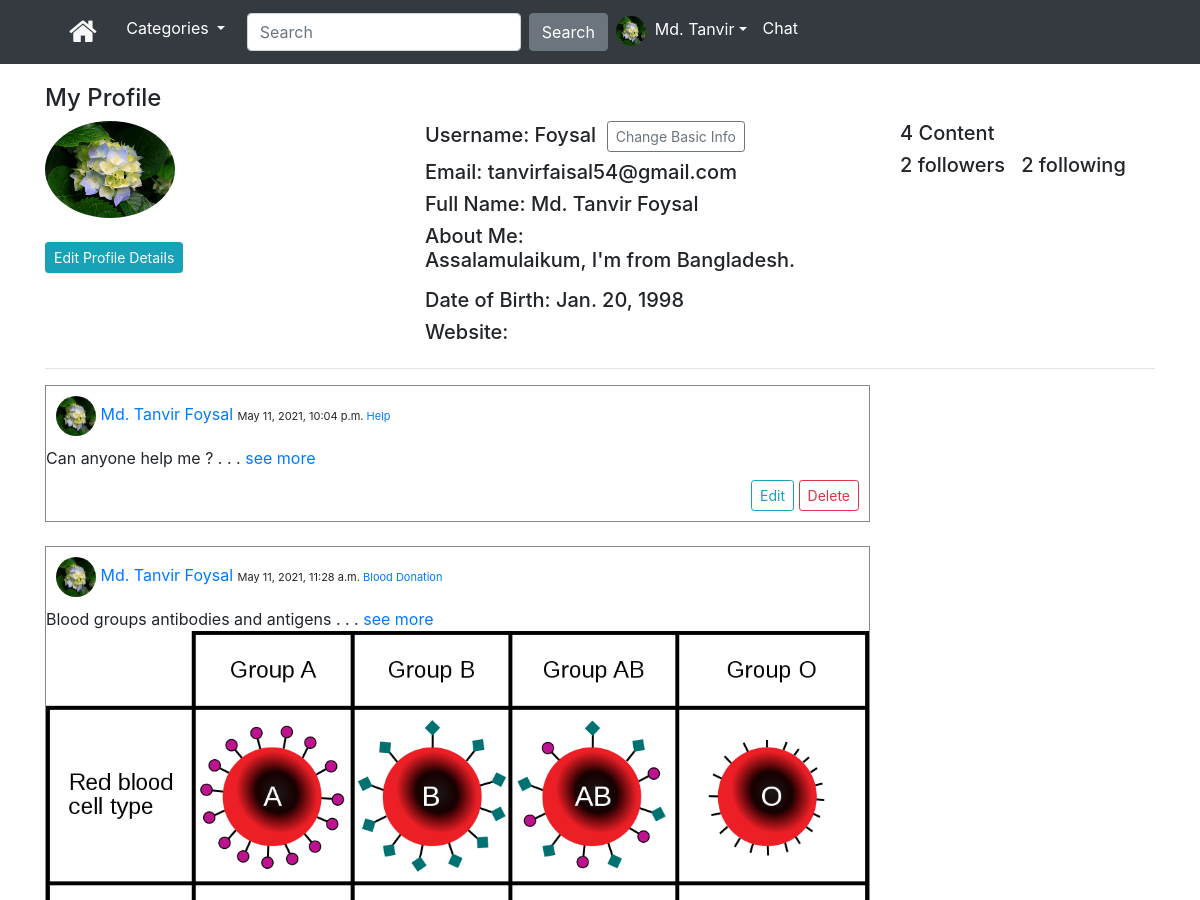
Before: /content/my-contents/ (signed in, upper part) with the older database file.
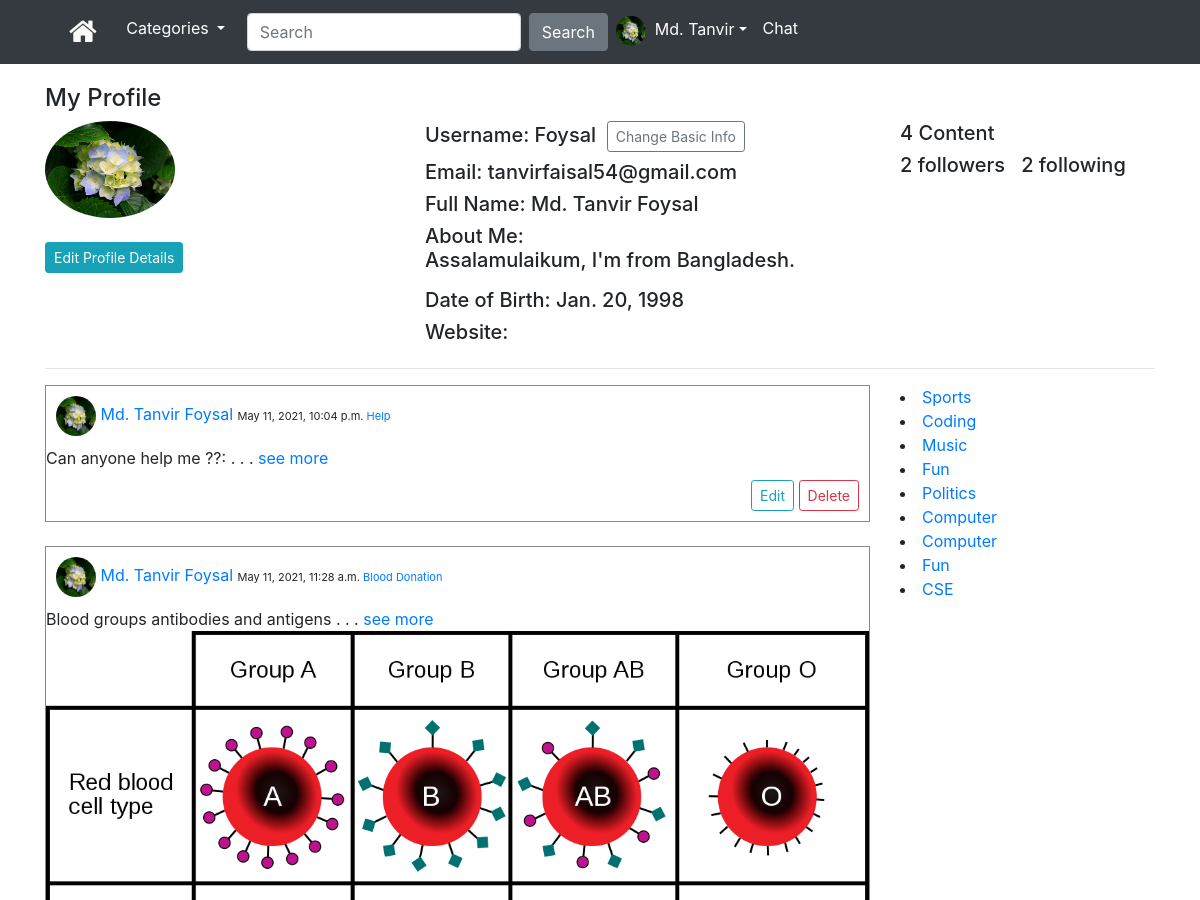
After: the same page with the newer database file.
### App_Content/models.py (models this page shows)
class Content(models.Model):
    author = models.ForeignKey(User, on_delete=models.CASCADE, related_name='post_author')
    category = models.ForeignKey(Category, on_delete=models.CASCADE, related_name='category')
    caption_content = models.TextField(null=True, blank=True, verbose_name="What is on your mind?")
    image = models.ImageField(null=True, blank=True,
                              upload_to='content_images', verbose_name="Image")
    publish_date = models.DateTimeField(auto_now_add=True)
    update_date = models.DateTimeField(auto_now=True)
    class Meta:
        ordering = ['-publish_date', ]

class Category(models.Model):
    title = models.CharField(max_length=30)
    created = models.DateTimeField(auto_now_add=True)
    def __str__(self):
        return self.title
    class Meta:
        verbose_name_plural = "Categories"

### App_Login/models.py (models this page shows)
class UserProfile(models.Model):
    user = models.OneToOneField(User, related_name='user_profile', on_delete=models.CASCADE)
    description = models.TextField(blank=True)
    profile_pic = models.ImageField(upload_to='profile_pics', blank=True)
    dob = models.DateField(blank=True, null=True)
    website = models.URLField(blank=True)

### chat/models.py (models this page shows, shortened)
class Chatroom(models.Model):
    name = models.CharField(max_length=50, unique=True, blank=False)
    info = models.CharField(max_length=300, blank=False)
    slug = AutoSlugField(populate_from='name')
    created = models.DateTimeField(auto_now_add=True)
    created_by = models.ForeignKey(User, related_name='chatroom_creator',
                                   on_delete=models.CASCADE, blank=False)

### App_Content/views.py (the view)
# urls.py: path('my-contents/', views.MyContents.as_view(), name='my_contents'),
class MyContents(LoginRequiredMixin, TemplateView):
    template_name = 'App_Login/profile.html'

### App_Content/context_processors.py (called while the page is built)
def extras(request):
    cat_menu_list = Category.objects.all()
    return {'cat_menu_list': cat_menu_list}

### App_Content/templatetags/custom_filters.py (called while the page is built)
def range_filter(value):
    return value[0:100] + " . . .  "

### templates/App_Login/profile.html (shortened to what this page needs)
{% extends 'base.html' %}
{% load custom_filters %}
{% block body_block %}
<h4>My Profile</h4>
<div class="row">
  <div class="col-sm-4">
    {% if user.user_profile %}
    <img src="/media/{{user.user_profile.profile_pic}}" class="rounded-circle" width="130px">
    <br><br>
    <a href="{% url 'App_Login:change_pro_pic' %}" class="btn btn-info btn-sm">Edit Profile Details</a>
    {% else %}
    <img src="/media/profile_pics/default_pic.PNG" class="rounded-circle" width="100px">
    <br><br>
    <a href="{% url 'App_Login:add_pro_pic' %}" class="btn btn-info btn-sm">Edit Profile Details</a>
    {% endif %}
  </div>
  <div class="col-sm-5">
    <h5>Username: {{ user.username }} &nbsp;<a href="{% url 'App_Login:user_change' %}" class="btn btn-outline-secondary btn-sm">Change Basic Info</a></h5>
    <h5> Email: {{ user.email }}</h5>
    <h5>Full Name: {{ user.first_name }} {{ user.last_name }}</h5>
    <h5>About Me: {{user.user_profile.description|linebreaks}}</h5>
    <h5>Date of Birth:&nbsp;{{user.user_profile.dob}}</h5>
    <h5>Website: {{user.user_profile.website}}</h5>
  </div>
  <div class="col-sm-3">
    <h5>{{user.post_author.count}} Content</h5>
    <h5>{{user.following.count}} followers &nbsp; {{user.follower.count}} following</h5>
  </div>
</div>
<hr>
<div class="row">
  <div class="col-sm-9">
    {% for content in user.post_author.all %}
    <div style="border: 1px solid #888888;">
      <div style="padding:10px">
        {% if content.author.user_profile.profile_pic %}
        <img src="/media/{{content.author.user_profile.profile_pic}}" width="40px" height="40px" class="rounded-circle">
        {% else %}
        <img src="/media/default_pic.PNG" width="40px" height="40px" class="rounded-circle">
        {% endif %}
        <a href="{% url 'App_Login:user' username=content.author %}">{{content.author.first_name}} {{content.author.last_name}}</a>
        <small style="font-size:11px;">
          {{content.publish_date}} <a href="{% url 'App_Content:category' cats=content.category|slugify %}">{{content.category}}</a>
        </small>
      </div>
      {{content.caption_content|range_filter}}<a href="{% url 'App_Content:content_details' pk=content.pk %}">see more</a>
      {% if content.image %}
      <img src="/media/{{content.image}}" width="100%">
      {% endif %}
      <div style="padding:10px" class="text-right">
        <a href="{% url 'App_Content:edit_content' pk=content.pk %}" class="btn btn-outline-info btn-sm">Edit</a>
        <a href="{% url 'App_Content:delete_content' pk=content.pk %}" class="btn btn-outline-danger btn-sm">Delete</a>
      </div>
    </div><br>
    {% endfor %}
  </div>
  <div class="col-sm-3">
    {% for chatroom in user.chatroom_creator.all %}
    <li><a href="{% url 'chat:chatroom' slug=chatroom.slug %}">{{ chatroom.name }}</a>
      {% endfor %}
  </div>
</div>
<br>
{% endblock %}

Changed rows visible on the page:
changed Content "Help": caption_content|range_filter "Can anyone help me ? . . ." → "Can anyone help me ??: . . ."
added Chatroom: name "Sports"
added Chatroom: name "Coding"
added Chatroom: name "Music"
added Chatroom: name "Fun"
added Chatroom: name "Politics"
added Chatroom: name "Computer"
added Chatroom: name "Computer"
added Chatroom: name "Fun"
added Chatroom: name "CSE"
